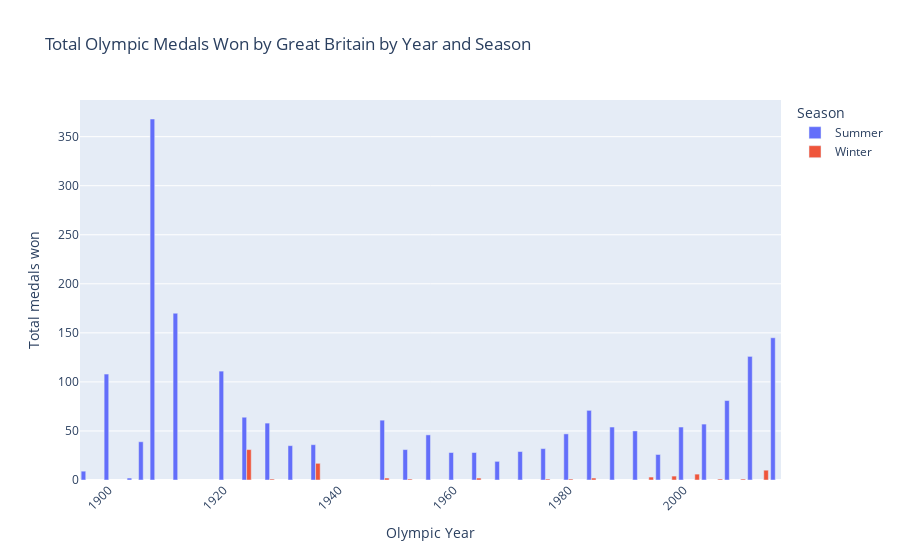

The notebook cell this image was saved under:
### Code cell
fig = px.bar(UK_seasonal,
             x='Year', y='Total Medals', color='Season',
             title='Total Olympic Medals Won by Great Britain by Year and Season',
             labels={'Year': 'Olympic Year', 'Total Medals': 'Total medals won'},
             )

fig.update_layout(barmode='group', xaxis_tickangle=-45)
fig.show()



# UK_seasonal.head()

### Figure 1 — Plotly figure (JSON) as saved in the notebook; plotly's stock layout.template omitted (floating-point values rounded to 4 significant figures)
{"data": [{"alignmentgroup": "True", "hovertemplate": "Season=Summer<br>Olympic Year=%{x}<br>Total medals won=%{y}<extra></extra>", "legendgroup": "Summer", "marker": {"color": "#636efa", "pattern": {"shape": ""}}, "name": "Summer", "offsetgroup": "Summer", "orientation": "v", "showlegend": true, "textposition": "auto", "type": "bar", "x": [1896, 1900, 1904, 1906, 1908, 1912, 1920, 1924, 1928, 1932, 1936, 1948, 1952, 1956, 1960, 1964, 1968, 1972, 1976, 1980, 1984, 1988, 1992, 1996, 2000, 2004, 2008, 2012, 2016], "xaxis": "x", "y": [9, 108, 2, 39, 368, 170, 111, 64, 58, 35, 36, 61, 31, 46, 28, 28, 19, 29, 32, 47, 71, 54, 50, 26, 54, 57, 81, 126, 145], "yaxis": "y"}, {"alignmentgroup": "True", "hovertemplate": "Season=Winter<br>Olympic Year=%{x}<br>Total medals won=%{y}<extra></extra>", "legendgroup": "Winter", "marker": {"color": "#EF553B", "pattern": {"shape": ""}}, "name": "Winter", "offsetgroup": "Winter", "orientation": "v", "showlegend": true, "textposition": "auto", "type": "bar", "x": [1924, 1928, 1936, 1948, 1952, 1964, 1976, 1980, 1984, 1994, 1998, 2002, 2006, 2010, 2014], "xaxis": "x", "y": [31, 1, 17, 2, 1, 2, 1, 1, 2, 3, 4, 6, 1, 1, 10], "yaxis": "y"}], "layout": {"barmode": "group", "legend": {"title": {"text": "Season"}, "tracegroupgap": 0}, "title": {"text": "Total Olympic Medals Won by Great Britain by Year and Season"}, "xaxis": {"anchor": "y", "domain": [0, 1], "tickangle": -45, "title": {"text": "Olympic Year"}}, "yaxis": {"anchor": "x", "domain": [0, 1], "title": {"text": "Total medals won"}}}}
